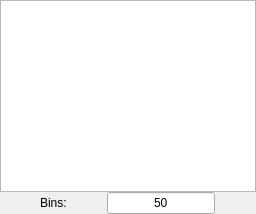
              <widget class="QWidget" name="frachisttab">
               <attribute name="title">
                <string>Frac</string>
               </attribute>
               <layout class="QGridLayout" name="gridLayout_6">
                <property name="leftMargin">
                 <number>0</number>
                </property>
                <property name="topMargin">
                 <number>0</number>
                </property>
                <property name="rightMargin">
                 <number>0</number>
                </property>
                <property name="bottomMargin">
                 <number>0</number>
                </property>
                <property name="spacing">
                 <number>0</number>
                </property>
                <item row="0" column="0">
                 <widget class="GraphicsLayoutWidget" name="frachistplot">
                  <property name="sizePolicy">
                   <sizepolicy hsizetype="Expanding" vsizetype="Expanding">
                    <horstretch>0</horstretch>
                    <verstretch>0</verstretch>
                   </sizepolicy>
                  </property>
                  <property name="font">
                   <font>
                    <family>Kozuka Gothic Pro L</family>
                    <pointsize>20</pointsize>
                    <weight>3</weight>
                    <italic>false</italic>
                    <bold>false</bold>
                   </font>
                  </property>
                  <property name="styleSheet">
                   <string notr="true">font: 25 20pt &quot;Kozuka Gothic Pro L&quot;;</string>
                  </property>
                 </widget>
                </item>
                <item row="1" column="0">
                 <layout class="QHBoxLayout" name="horizontalLayout_2">
                  <item>
                   <widget class="QLabel" name="label_7">
                    <property name="sizePolicy">
                     <sizepolicy hsizetype="Fixed" vsizetype="Fixed">
                      <horstretch>0</horstretch>
                      <verstretch>0</verstretch>
                     </sizepolicy>
                    </property>
                    <property name="text">
                     <string>Bins:</string>
                    </property>
                   </widget>
                  </item>
                  <item>
                   <widget class="QLineEdit" name="fracbins">
                    <property name="sizePolicy">
                     <sizepolicy hsizetype="Fixed" vsizetype="Fixed">
                      <horstretch>0</horstretch>
                      <verstretch>0</verstretch>
                     </sizepolicy>
                    </property>
                    <property name="text">
                     <string>50</string>
                    </property>
                    <property name="alignment">
                     <set>Qt::AlignCenter</set>
                    </property>
                   </widget>
                  </item>
                 </layout>
                </item>
               </layout>
              </widget>
